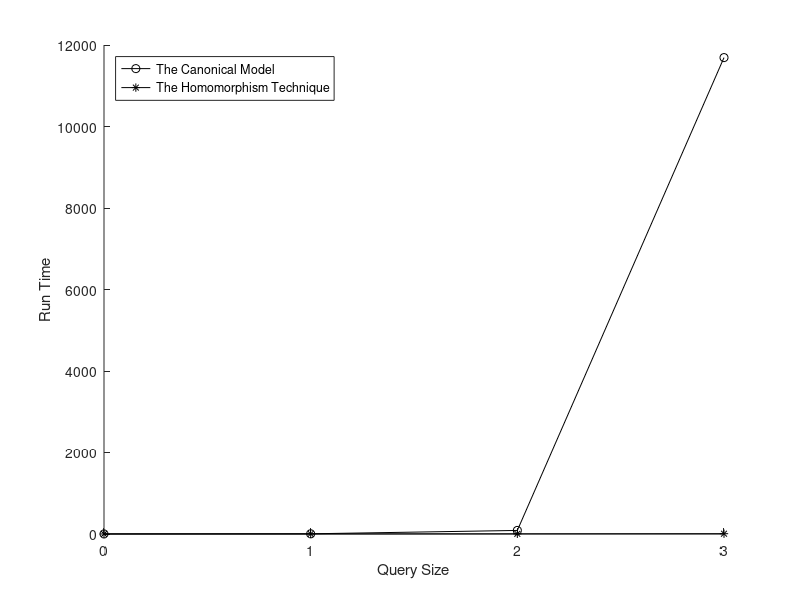

Recreate this plot in MATLAB.
format long
A = [
	0	1.871300	1.128400;
	1	4.923000	2.203700;
	2	87.526600	4.297600;
	3	11690.931400	7.389600;
];

hold on
f = plot(A(:,1), A(:,2), 'k-o');
f = plot(A(:,1), A(:,3), 'k-*');
hold off
xlabel('Query Size')
ylabel('Run Time')
legend('The Canonical Model', 'The Homomorphism Technique', 'Location', 'northwest')
set(gca,'xtick',0:3)
set(gca,'xlim',[0,3])
saveas(f, '../img/DescendantBranchDepth2Graph.png');
